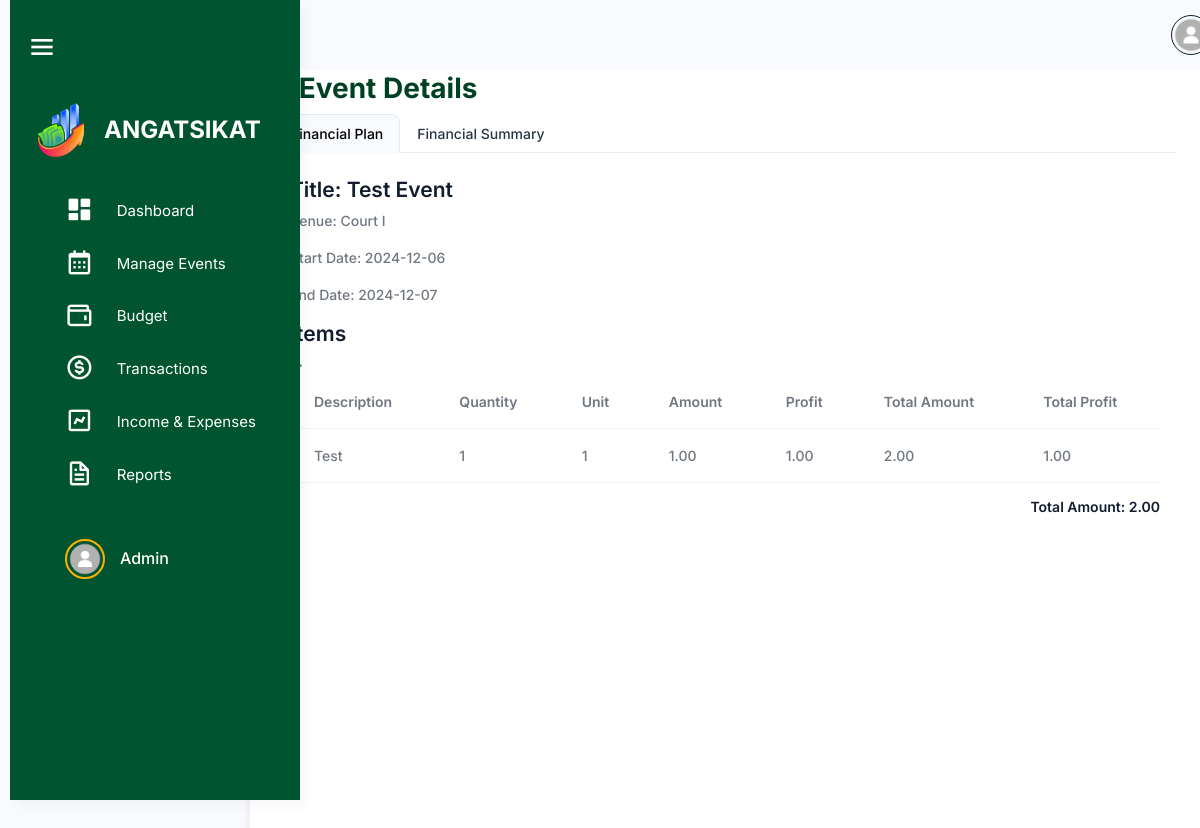
The app's page /src/activity_management/event_details.php?event_id=21 (signed in) with its own data.
### tables this page shows
CREATE TABLE `users` (
  `user_id` int(11) NOT NULL,
  `username` varchar(100) NOT NULL,
  `password` varchar(255) NOT NULL,
  `profile_picture` varchar(255) NOT NULL,
  `first_name` varchar(255) NOT NULL,
  `last_name` varchar(255) NOT NULL,
  `email` varchar(100) NOT NULL,
  `role` enum('admin','officer','member') NOT NULL,
  `organization_id` int(11) DEFAULT NULL,
  `archived` tinyint(1) DEFAULT 0,
  `created_at` timestamp NOT NULL DEFAULT current_timestamp()
);

CREATE TABLE `events` (
  `event_id` int(11) NOT NULL,
  `plan_id` int(11) NOT NULL,
  `title` varchar(255) NOT NULL,
  `event_venue` varchar(255) NOT NULL,
  `event_start_date` date NOT NULL,
  `event_end_date` date NOT NULL,
  `event_type` varchar(100) DEFAULT NULL,
  `event_status` enum('Pending','Approved','Disapproved') NOT NULL,
  `accomplishment_status` tinyint(1) DEFAULT 0,
  `total_amount` decimal(15,2) NOT NULL,
  `total_profit` decimal(15,2) NOT NULL,
  `organization_id` int(11) DEFAULT NULL,
  `created_by` int(11) DEFAULT NULL,
  `created_at` timestamp NOT NULL DEFAULT current_timestamp(),
  `archived` tinyint(1) DEFAULT 0
);

CREATE TABLE `event_items` (
  `item_id` int(11) NOT NULL,
  `event_id` int(11) DEFAULT NULL,
  `description` varchar(255) DEFAULT NULL,
  `quantity` int(11) DEFAULT NULL,
  `unit` varchar(50) DEFAULT NULL,
  `amount` decimal(10,2) DEFAULT NULL,
  `total_amount` decimal(10,2) DEFAULT NULL,
  `profit` decimal(15,2) NOT NULL,
  `total_profit` decimal(15,2) NOT NULL
);

### src/user_query.php (called while the page is built, shortened)
<?php
$user_id = $_SESSION['user_id'];
$user_query = "SELECT * FROM users WHERE user_id = '$user_id'";
$user_result = mysqli_query($conn, $user_query);
if ($user_result && mysqli_num_rows($user_result) > 0) {
    $user = mysqli_fetch_assoc($user_result);
} else {
    echo "Error fetching user data: " . mysqli_error($conn);
    exit();
}
?>

### src/activity_management/event_details.php (the view, shortened to what this page needs)
<?php
require 'connection.php';
include '../user_query.php';
if (isset($_GET['event_id']) && !empty($_GET['event_id'])) {
    $event_id = intval($_GET['event_id']);
    $stmt = $conn->prepare("SELECT * FROM events WHERE event_id = ?");
    $stmt->bind_param("i", $event_id);
    $stmt->execute();
    $result = $stmt->get_result();
    if ($result->num_rows > 0) {
        $event = $result->fetch_assoc();
    } else {
        echo "No event found.";
        exit;
    }
    $itemStmt = $conn->prepare("SELECT * FROM event_items WHERE event_id = ?");
    $itemStmt->bind_param("i", $event_id);
    $itemStmt->execute();
    $itemsResult = $itemStmt->get_result();
    $items = [];
    if ($itemsResult->num_rows > 0) {
        while ($row = $itemsResult->fetch_assoc()) {
            $items[] = $row;
        }
    }
} else {
    echo "No event ID provided.";
    exit;
}
?>
<!DOCTYPE html>
<html lang="en">
<head>
    <link rel="stylesheet" href="../assets/css/styles.min.css" />
    <link rel="stylesheet" href="../html/sidebar.css" />
    <link rel="stylesheet" href="../budget_management/css/budget.css" />
    <link href="https://unpkg.com/boxicons@2.1.4/css/boxicons.min.css" rel="stylesheet" />
    <link rel="stylesheet" href="https://cdnjs.cloudflare.com/ajax/libs/font-awesome/6.6.0/css/all.min.css">
    <link rel="stylesheet"
        href="https://cdnjs.cloudflare.com/ajax/libs/selectize.js/0.12.6/css/selectize.bootstrap3.min.css"
 />
    <link rel="stylesheet" href="https://cdn.datatables.net/1.13.1/css/dataTables.bootstrap5.min.css">
</head>
<body>
    <div class="page-wrapper" id="main-wrapper" data-layout="vertical" data-navbarbg="skin6" data-sidebartype="full"
        data-sidebar-position="fixed" data-header-position="fixed">
        <?php include '../sidebar.php'; include '../navbar.php';?>
            <div class="container mt-5 p-4">
                <h2><span class="text-warning fw-bold me-2">|</span> Event Details</h2>
                <ul class="nav nav-tabs" role="tablist">
                    <li class="nav-item">
                        <a class="nav-link active" id="financial-plan-tab" data-bs-toggle="tab" href="#financial-plan"
                            role="tab" aria-controls="financial-plan" aria-selected="true">Financial Plan</a>
                    </li>
                    <li class="nav-item">
                        <a class="nav-link" id="financial-summary-tab" data-bs-toggle="tab" href="#financial-summary"
                            role="tab" aria-controls="financial-summary" aria-selected="false">Financial Summary</a>
                    </li>
                </ul>
                <div class="tab-content mt-4 mx-3">
                <div class="tab-pane fade show active" id="financial-plan" role="tabpanel" aria-labelledby="financial-plan-tab">
                    <h4>Title:
                        <?php echo $event['title']; ?>
                    </h4>
                    <p>Venue:
                        <?php echo $event['event_venue']; ?>
                    </p>
                    <p>Start Date:
                        <?php echo $event['event_start_date']; ?>
                    </p>
                    <p>End Date:
                        <?php echo $event['event_end_date']; ?>
                    </p>
                    <h4>Items<?php if ($event['accomplishment_status'] === 0): ?>
                    <?php endif; ?></h4>
                    <table class="table">
                        <thead>
                            <tr>
                                <th>Description</th>
                                <th>Quantity</th>
                                <th>Unit</th>
                                <th>Amount</th>
                                <?php if ($event['event_type'] === 'Income'): ?>
                                    <th>Profit</th>
                                <?php endif; ?>
                                <th>Total Amount</th>
                                <?php if ($event['event_type'] === 'Income'): ?>
                                    <th>Total Profit</th>
                                <?php endif; ?>
                            </tr>
                        </thead>
                        <tbody>
                            <?php
                            $grand_total = 0;
                            if (!empty($items)) {
                                foreach ($items as $item) {
                                    $grand_total += $item['total_amount'];
                                    echo "<tr>
                                            <td>{$item['description']}</td>
                                            <td>{$item['quantity']}</td>
                                            <td>{$item['unit']}</td>
                                            <td>{$item['amount']}</td>";
                                    if ($event['event_type'] === 'Income'){
                                        echo " <td>{$item['profit']}</td>}";
                                    }
                                        echo "<td>{$item['total_amount']}</td>";
                                    if ($event['event_type'] === 'Income'){
                                        echo " <td>{$item['total_profit']}</td>}";
                                    }
                                    echo "</tr>";
                                }
                            } else {
                                echo "<tr><td colspan='6' class='text-center'>No items found</td></tr>";
                            }
                            ?>
                        </tbody>
                    </table>
                    <div class="mt-3">
                        <h6 class="text-end">Total Amount: <span>
                            <?php echo number_format($grand_total, 2); ?>
                        </span></h6>
                    </div>
                </div>
            </div>
                </div>
            </div>
</body>
</html>

### src/sidebar.php (shortened to what this page needs)
<aside class="left-sidebar" id="sidebar">
    <div class="top-bar">
        <div id="toggleSidebar" class="burger-icon">
            <i class="bx bx-menu"></i>
        </div>
    </div>
    <div>
        <div class="brand-logo logo-container">
            <a href="../html/officer_dashboard.html" class="logo-img">
                <img src="angat sikat.png" alt="Angat Sikat Logo" class="sidebar-logo">
            </a>
            <span class="logo-text">ANGATSIKAT</span>
        </div>
        <nav class="sidebar-nav mx-4">
            <ul id="sidebarnav">
                <li class="sidebar-item">
                    <a class="sidebar-link" href="../dashboard/officer_dashboard.php" aria-expanded="false" data-tooltip="Dashboard">
                        <i class="bx bxs-dashboard"></i>
                        <span class="hide-menu">Dashboard</span>
                    </a>
                </li>
                <li class="sidebar-item">
                    <a class="sidebar-link" href="../activity_management/activities.php" aria-expanded="false" data-tooltip="Manage Events">
                        <i class="bx bx-calendar"></i>
                        <span class="hide-menu">Manage Events</span>
                    </a>
                </li>
                <li class="sidebar-item">
                    <a class="sidebar-link" aria-expanded="false" data-tooltip="Budget">
                        <i class="bx bx-wallet"></i>
                        <span class="hide-menu">Budget</span>
                    </a>
                </li>
                <li class="sidebar-item">
                    <a class="sidebar-link" href="#transactions" aria-expanded="false" data-tooltip="Transactions">
                        <i class="bx bx-dollar-circle"></i>
                        <span class="hide-menu">Transactions</span>
                    </a>
                </li>
                <li class="sidebar-item">
                    <a class="sidebar-link" aria-expanded="false" data-tooltip="Income & Expenses">
                        <i class="bx bx-chart"></i>
                        <span class="hide-menu">Income & Expenses</span>
                    </a>
                </li>
                <li class="sidebar-item">
                    <a class="sidebar-link" href="#reports.php" aria-expanded="false" data-tooltip="Reports">
                        <i class="bx bx-file"></i>
                        <span class="hide-menu">Reports</span>
                    </a>
                </li>
                <li class="sidebar-item profile-container">
                    <a class="sidebar-link" href="../user/profile.html" aria-expanded="false" data-tooltip="Profile">
                        <div class="profile-pic-border">
                            <img src="<?php echo !empty($profile_picture) ? '../user/uploads/' . htmlspecialchars($profile_picture) : '../user/uploads/default.png'; ?>" alt="Profile Picture" class="profile-pic" />
                        </div>
                        <span class="profile-name"><?php echo htmlspecialchars($user['first_name']) . ' ' . htmlspecialchars($user['last_name']); ?></span>
                    </a>
                </li>
            </ul>
        </nav>
    </div>
</aside>

### src/html/sidebar.css (style rules this page uses)
#sidebar { width: 290px; background-color: #00542f; transition: width 0.3s, height 0.3s; display: flex; flex-direction: column; height: 100vh; position: fixed; left: 0; top: 0; border-radius: 0; overflow-x: hidden; z-index: 1000; }
#sidebar .sidebar-item a { display: flex; align-items: center; padding: 10px 15px; color: #ffffff; text-decoration: none; border-radius: 8px; transition: background-color 0.3s; }
.profile-container { display: flex; align-items: center; width: 100%; margin-top: 30px; }
.sidebar-item { position: relative; }
.page-wrapper { transition: margin-left 0.3s; }

### src/budget_management/css/budget.css (style rules this page uses)
.container { padding-top: 20px; background-color: #fff; border-radius: 10px; box-shadow: 0 4px 8px rgba(0, 0, 0, 0.1); }
table { table-layout: auto; max-width: 100%; height: auto; border-collapse: collapse; }

### src/sidebar.php (style rules this page uses)
.left-sidebar { width: 250px; position: fixed; top: 0; left: 10px; height: 100%; background-color: #00542F; overflow: hidden; transition: width 0.3s ease-in-out; }
#main-wrapper { margin-left: 250px; transition: margin-left 0.3s ease-in-out; }

### records on screen
users: first_name "Admin"
events: title "Test Event", event_venue "Court I", event_start_date "2024-12-06", event_end_date "2024-12-07"
event_items: description "Test", quantity "1", unit "1", amount "1.00", profit "1.00", total_amount "2.00", total_profit "1.00"

### other values on screen
$grand_total "2.00"
